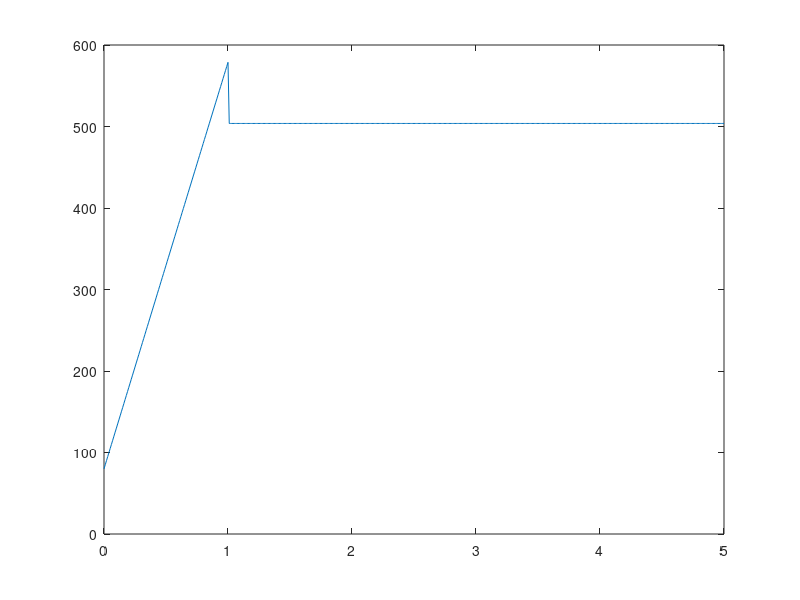

Here is the MATLAB script that generated this plot:
t=0:0.01:5;
Paw=zeros(1,length(t));
Pa=0;
C0=5;
R=3;
K=0.00001;

for i=0:length(t)-1
    if t(1,i+1)<=1
        dV=25;
    else
        dV=0;
    end
    dPa=(dV/C0)*exp(-K*Pa);
    Pa=Pa+dPa;
    Paw(i+1)=R*dV+Pa;
end
plot(t,Paw)